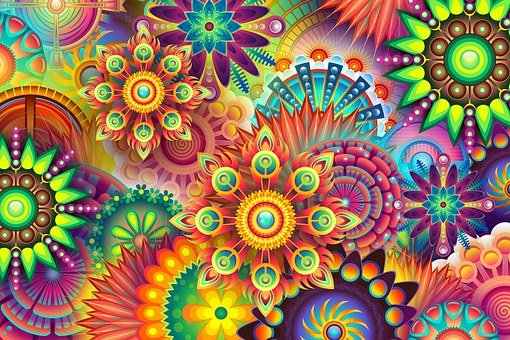
#> input picture module_1_2/mandalas-1084082__340.jpg, 510 x 340 px, found by its file name
$ python opdracht_4_deel2.py
#> lines starting #> are read from the running program, lines starting #| are printed output that depends on the picture
from scipy import ndimage
import matplotlib.pyplot as plt
import skimage as ski
import numpy as np


image = ski.img_as_float(ski.io.imread('mandalas-1084082__340.jpg'))

tform = ski.transform.SimilarityTransform(scale=1, rotation=np.pi/4, translation=(image.shape[0]/2, -100))
rotated = ski.transform.warp(image.copy(), tform)
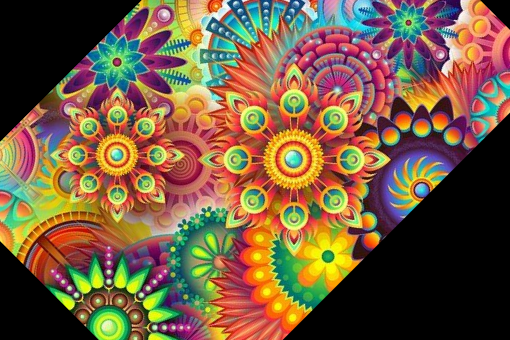
#> rotated: shape (340, 510, 3) float64; mean R, G, B 0.463, 0.358, 0.253

tform2 = ski.transform.SimilarityTransform(scale=0.5, translation=(100, 50))
transImage = ski.transform.warp(image, tform2)
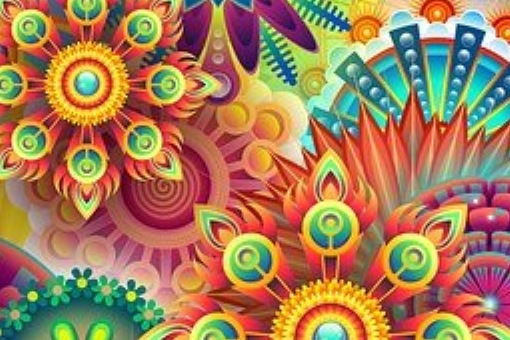
#> transImage: shape (340, 510, 3) float64; mean R, G, B 0.651, 0.491, 0.348


src = np.array([[0, 0], [0, 50], [300, 50], [300, 0]])
dst = np.array([[155, 15], [65, 40], [260, 130], [360, 95]])

tform3 = ski.transform.ProjectiveTransform()
tform3.estimate(src, dst)
stretch = ski.transform.warp(image.copy(), tform3, output_shape=(50, 300))
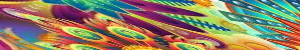
#> stretch: shape (50, 300, 3) float64; mean R, G, B 0.562, 0.502, 0.397

fig, ax = plt.subplots(ncols = 4, figsize=(8, 3))

ax[0].imshow(image, cmap='gray')
ax[0].set_title("original")

ax[1].imshow(rotated, cmap='gray')
ax[1].set_title("draaien")

ax[2].imshow(transImage, cmap='gray')
ax[2].set_title("transleren")

ax[3].imshow(stretch, cmap='gray')
ax[3].set_title("stretchen")


for a in ax:
    a.axis('off')

fig.tight_layout()
plt.show()
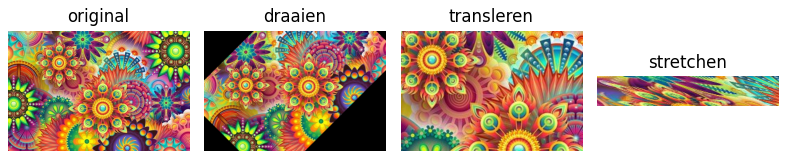
#> figure drawn by matplotlib, 4 panels
